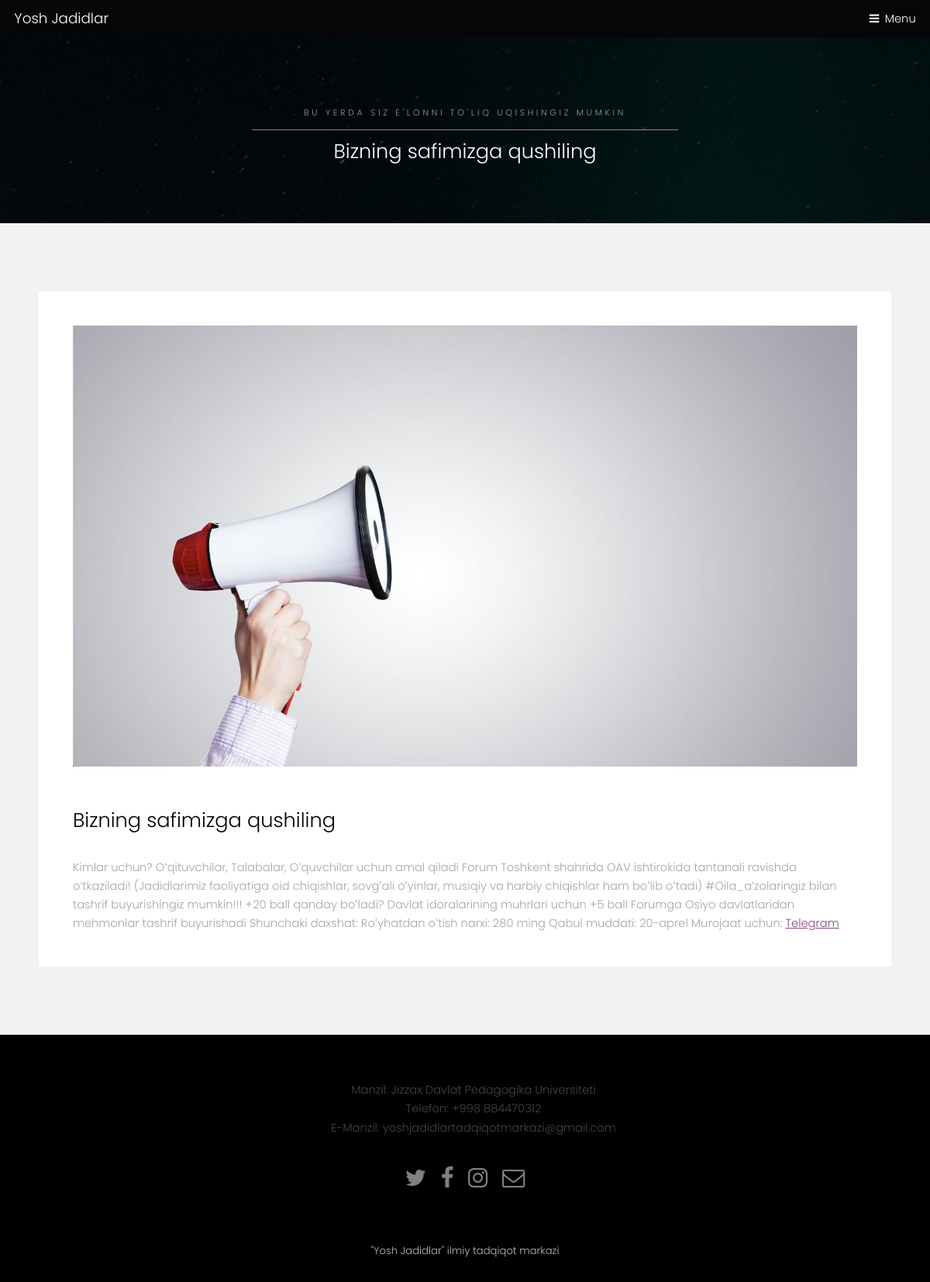
The app's page /forum/3/ with its own data.
### aplication/models.py (models this page shows, shortened)
class Forums(models.Model):
    image = models.ImageField(upload_to='main_images', verbose_name='Rasm tanlang')
    title = models.CharField(max_length=255, verbose_name='Nomini kiriting')
    min_desc = models.CharField(max_length=255, verbose_name="Qisqacha ma'zmuni")
    description = models.TextField(verbose_name="To'liq ma'zmunini kiriting")
    tg_username = models.CharField(max_length=255, null=True, blank=True, verbose_name="Bog'lanish uchun telegram username")
    class Meta:
        verbose_name = 'Tadbir'
        verbose_name_plural = 'Tadbirlar'

### aplication/views.py (the view)
# urls.py: path('forum/<int:id>/', forum_detail, name='forum-detail'),
def forum_detail(request, id):
    forum = Forums.objects.get(id=id)
    context = {
        "forum":forum,
    }
    return render(request, 'aplication/forum-detail.html', context)

### aplication/templates/aplication/forum-detail.html (shortened to what this page needs)
{% load static %}
<!DOCTYPE HTML>
<html>
<head><title>Yosh - Jadidlar</title>
    <link rel="stylesheet" href="{% static 'vendor/css/main.css' %}">
</head>
<body class="subpage">
<header id="header">
    <div class="logo"><a href="{% url 'aplication:home' %}">Yosh Jadidlar</a></div>
    <a href="#menu">Menu</a>
</header>
<section id="One" class="wrapper style3">
    <div class="inner">
        <header class="align-center"><p>Bu yerda siz e'lonni to'liq uqishingiz mumkin</p>
            <h2>{{ forum.title }}</h2>
        </header>
    </div>
</section>
<section id="two" class="wrapper style2">
    <div class="inner">
        <div class="box">
            <div class="content">
                <div class="image fit">
                    <img src="{{ forum.image.url }}" alt="" width="600" height="300">
                </div>
                <header class="" STYLE="padding-top: 50px">
                    <h2>{{ forum.title }}</h2>
                </header>
                <p>{{ forum.description }} <a href="{{ forum.tg_username }}">Telegram</a></p>
            </div>
        </div>
    </div>
</section>
<footer id="footer">
    <div class="container">
        <ul class="">
            <li style="list-style-type: none">Manzil: Jizzax Davlat Pedagogika Universiteti</li>
            <li style="list-style-type: none">Telefon: +998 884470312</li>
            <li style="list-style-type: none">E-Manzil: yoshjadidlartadqiqotmarkazi@gmail.com</li>
        </ul>
        <ul class="icons">
            <li><a href="#" class="icon fa-twitter"><span class="label">Twitter</span></a></li>
            <li><a href="#" class="icon fa-facebook"><span class="label">Facebook</span></a></li>
            <li><a href="https://www.instagram.com/yosh_jadidlar_/" class="icon fa-instagram"><span class="label">Instagram</span></a></li>
            <li><a href="#" class="icon fa-envelope-o"><span class="label">Email</span></a></li>
        </ul>
    </div>
</footer>
<div class="copyright">
    "Yosh Jadidlar" ilmiy tadqiqot markazi
</div>
</body>
</html>

### records on screen
Forums: title "Bizning safimizga qushiling", image (picture), description "Kimlar uchun? Oʻqituvchilar, Talabalar, Oʻquvchilar uchun amal qiladi Forum Toshkent shahrida OAV ishtirokida tantanali ravishda o‘tkaziladi! (Jadidlarimiz faoliyatiga oid chiqishlar, sovgʻali oʻyinlar, musiqiy va harbiy chiqishlar ham boʻlib oʻtadi) #Oila_aʼzolaringiz bilan tashrif buyurishingiz mumkin!!! +20 ball qanday boʻladi? Davlat idoralarining muhrlari uchun +5 ball Forumga Osiyo davlatlaridan mehmonlar tashrif buyurishadi Shunchaki daxshat: Roʻyhatdan oʻtish narxi: 280 ming Qabul muddati: 20-aprel Murojaat uchun:"
